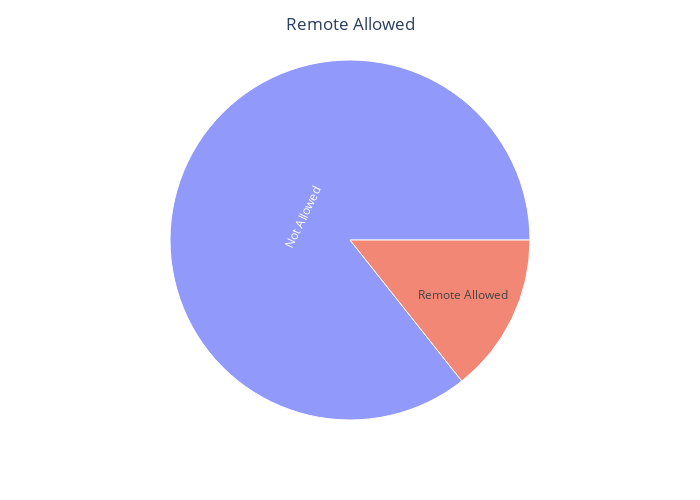

The code cell stored with this chart in its notebook:
### Code cell
fig = px.sunburst(data_frame=companies_jobs_full, path=["remote_allowed"])
fig.update_layout(
    title_text="Remote Allowed",
    title_x=0.5,
    height=500,
    width=700
)
fig.show()

### Figure 1 — Plotly figure (JSON) as saved in the notebook; plotly's stock layout.template omitted (floating-point values rounded to 4 significant figures)
{"data": [{"branchvalues": "total", "domain": {"x": [0, 1], "y": [0, 1]}, "hovertemplate": "labels=%{label}<br>count=%{value}<br>parent=%{parent}<br>id=%{id}<extra></extra>", "ids": ["Not Allowed", "Remote Allowed"], "labels": ["Not Allowed", "Remote Allowed"], "name": "", "parents": ["", ""], "type": "sunburst", "values": [27880, 4665]}], "layout": {"height": 500, "legend": {"tracegroupgap": 0}, "margin": {"t": 60}, "title": {"text": "Remote Allowed", "x": 0.5}, "width": 700}}
